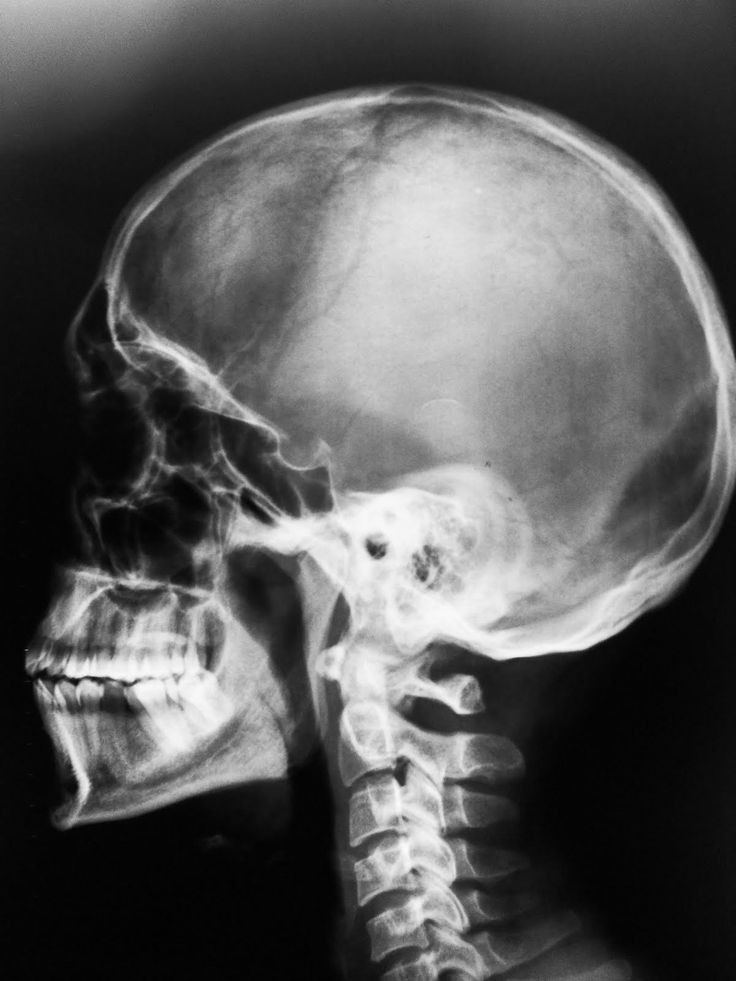
%> input picture zgafimagenes/craneo.jpg, 736 x 981 px
$ octave zgafajustelogaritmico.m   (GNU Octave 9; MATLAB toolbox functions it lacks are replaced by stand-ins)
%> lines starting %> are read from the running program, lines starting %| are printed output that depends on the picture
%%ajuste logaritmico
foto = imread('craneo.jpg');
%> foto is the input picture: size 981x736x3 uint8; min 0, max 252, mean 89.6
i = foto;
j = 10*log(1 + double(i));
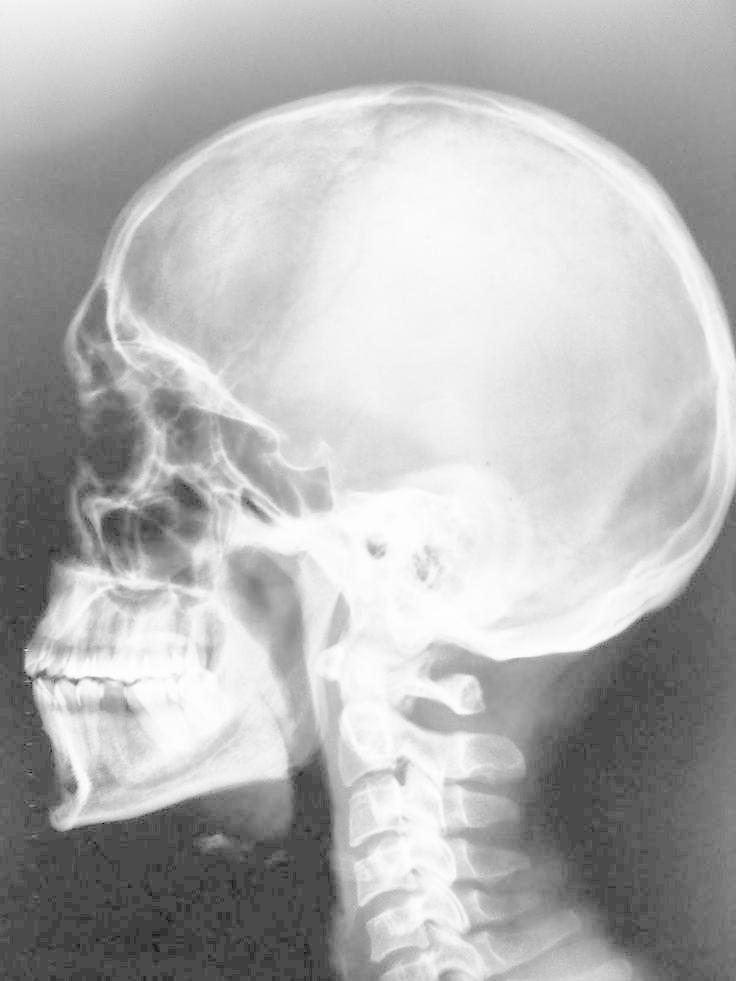
%> j: size 981x736x3 double; min 0, max 55.33, mean 39.2; drawn with min black and max white
subplot(1,2,1);imshow(i);
subplot(1,2,2);imshow(j/110);
%> after `imshow(j/110)`:
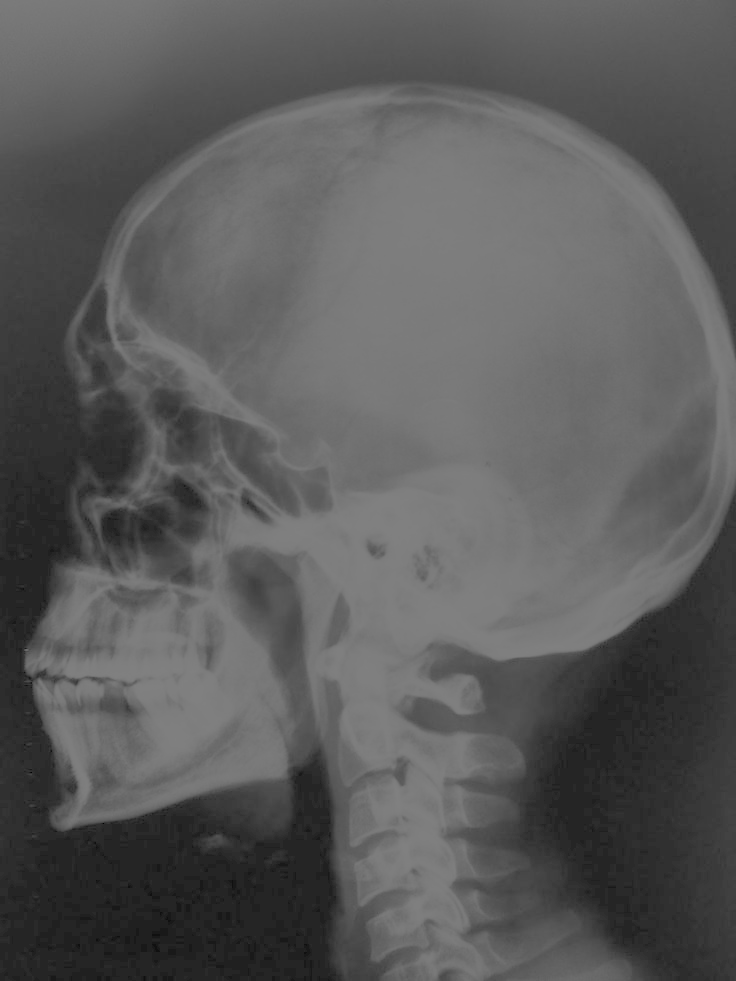
%> displayed picture: size 981x736x3, on the screen's scale of 0 to 255; min 0, max 128, mean 90.9

%%Image Crop
foto = imread('craneo.jpg');

$ run again, with zgafimagenes/kabal.jpg copied over zgafimagenes/craneo.jpg
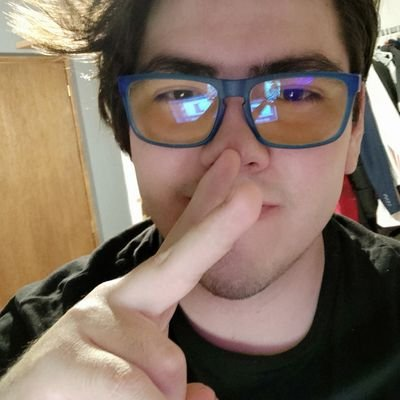
%> input picture zgafimagenes/kabal.jpg, 400 x 400 px
%> foto is the input picture: size 400x400x3 uint8; mean R, G, B 131.2, 112, 97.4
%> `j = 10*log(1 + double(i));`:
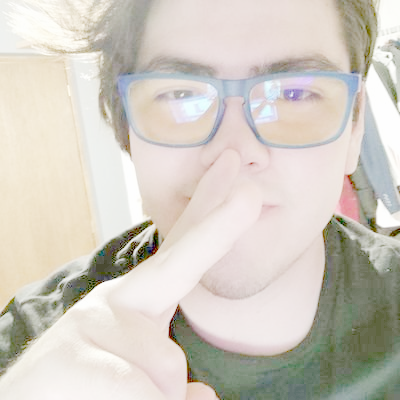
%> j: size 400x400x3 double; mean R, G, B 45.6, 44.5, 42.4; drawn with min black and max white
%> `imshow(j/110)`:
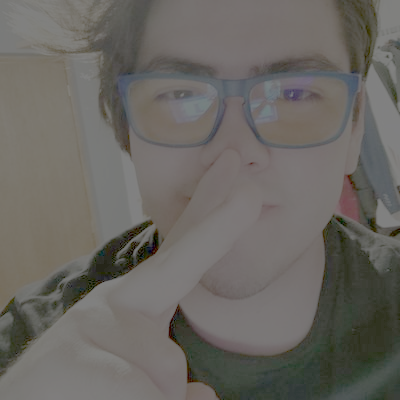
%> displayed picture: size 400x400x3, on the screen's scale of 0 to 255; mean R, G, B 105.8, 103.1, 98.3

$ run again, with zgafimagenes/admin.png saved as zgafimagenes/craneo.jpg
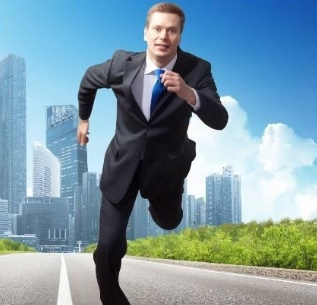
%> input picture zgafimagenes/admin.png, 317 x 305 px
%> foto is the input picture: size 305x317x3 uint8; mean R, G, B 122.8, 152, 165.3
%> `j = 10*log(1 + double(i));`:
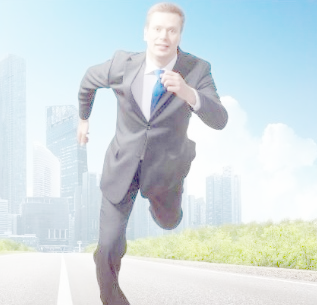
%> j: size 305x317x3 double; mean R, G, B 45.9, 48.4, 49.1; drawn with min black and max white
%> `imshow(j/110)`:
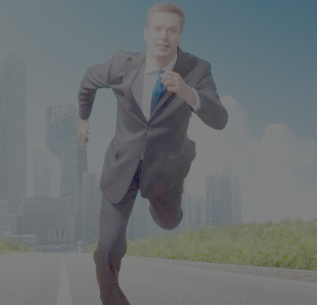
%> displayed picture: size 305x317x3, on the screen's scale of 0 to 255; mean R, G, B 106.5, 112.2, 113.9
